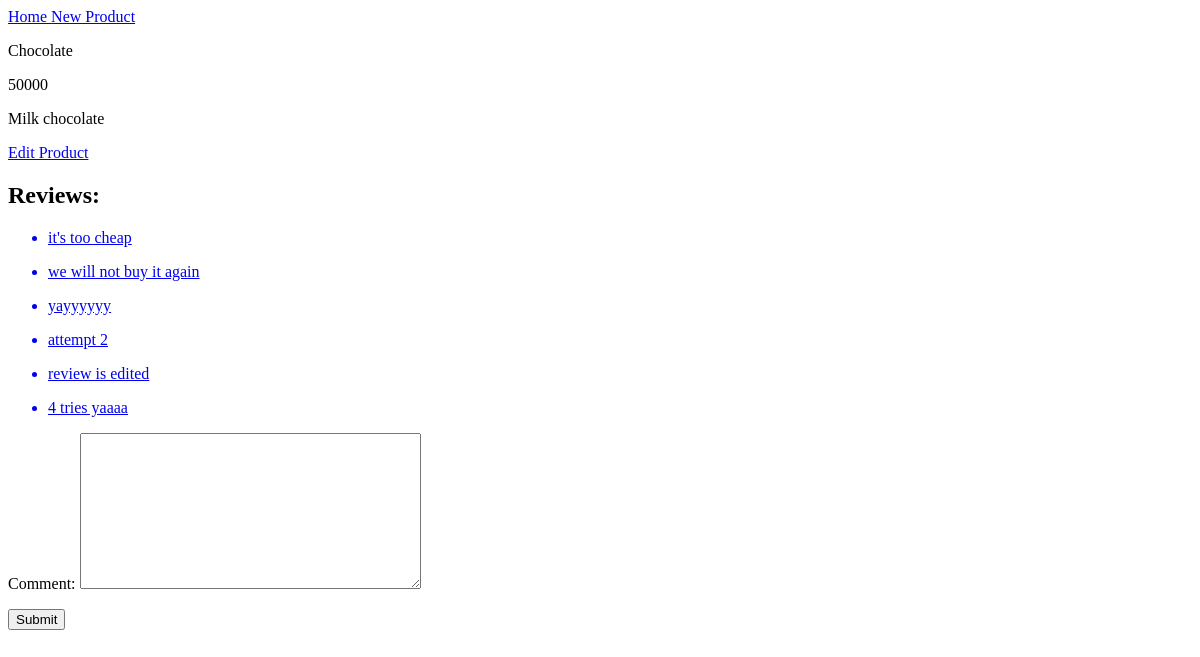
Page /products/2 on the earlier database version.
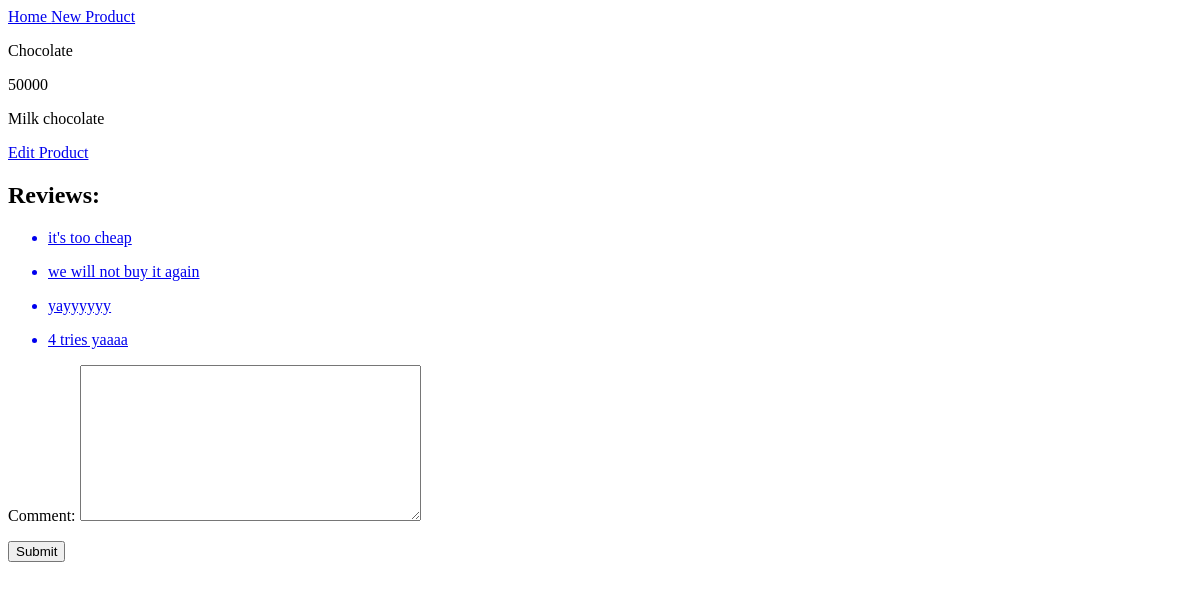
Same page on the later database version.
### rainforest/models.py (models this page shows, shortened)
class Product(models.Model):
    name = models.CharField(max_length = 255)
    description = models.TextField(validators=[MinLengthValidator(10), MaxLengthValidator(500)])
    price = models.IntegerField()
    url = models.CharField(max_length  = 255)

class Review(models.Model):
    comment = models.TextField()
    product = models.ForeignKey(Product, on_delete=models.CASCADE, related_name='reviews')

### rainforest/views.py (the view)
# urls.py: path('products/<int:id>', product_show, name = 'product_details'),
def product_show(request, id):
    product = Product.objects.get(pk=id)
    context = {'product': product, 'form': ReviewForm()}
    response = render(request, 'product.html', context)
    return HttpResponse(response)

### rainforest/forms.py
class ReviewForm(forms.ModelForm):
    class Meta:
        model = Review
        fields = ['comment']

### rainforest/templates/product.html (shortened to what this page needs)
{% extends 'base.html' %}
{% block content %}
<!DOCTYPE html>
<html lang="en" dir="ltr">
  <head>
  </head>
  <body>
    <p> {{product.name}}</p>
    <p>{{product.price}}</p>
    <p>{{product.description}}</p>
    <a href="{% url 'edit_product' id=product.pk %}"> Edit Product </a>
    <h2>Reviews: </h2>
    {% for review in product.reviews.all %}
      <ul>
        <a href= "{% url 'edit_review' review_id=review.pk %}">
          <li>{{review.comment}}</li>
        </a>
      </ul>
    {% endfor %}
    <form action="{% url 'new_review' product_id=product.pk %}" method="post">
      {{ form.as_p }}
      <input class="submit-form" type="submit" name="product-submit">
    </form>
  </body>
</html>
{% endblock %}

### rainforest/templates/base.html (shortened to what this page needs)
{% load staticfiles %}
<!DOCTYPE html>
<html lang="en" dir="ltr">
  <head>
  </head>
  <body>
    <nav>
      <a href= "{% url 'home' %}"> Home </a>
      <a href= "{% url 'new_product' %}"> New Product </a>
    </nav>
    {% block content %}
    {% endblock %}
  </body>
</html>

Differences in the rows shown:
removed Review: comment "attempt 2"
removed Review: comment "review is edited"
